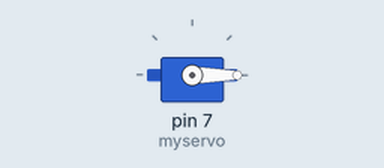
The sketch below on a simulated Arduino Uno, built with avr-gcc and run on an emulated ATmega328P. Shown: servo.

Above: at 0.05 s.
Timing chart, 0 to 3.0 s (numbered marks = the images above):
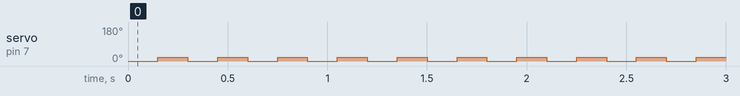

Measured:
- by itself, servo on pin 7 (myservo): alternates 20° for 0.15 s and 0° for 0.15 s

The sketch:

ServoContinuous.ino
```cpp
#include<Servo.h>

Servo myservo; //create servo object to control a servo

void setup() {
  // put your setup code here, to run once:
myservo.attach(7,600,2300); //(pin,min,max) min and max pulsewidth
Serial.begin(9600);
}

void loop() {
  // put your main code here, to run repeatedly:

myservo.write(0);
delay(150);

myservo.write(20);
delay(150);

}
```
